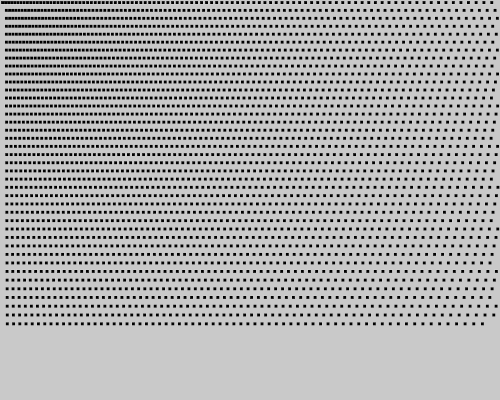
Frame 1 (no input)
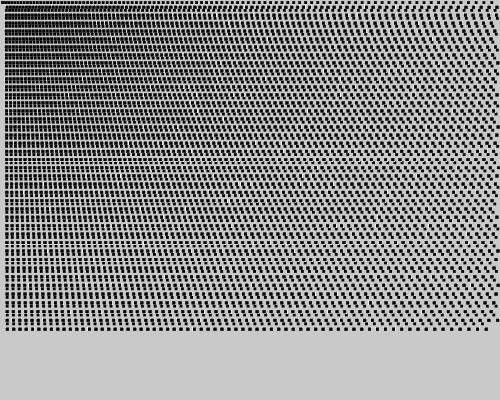
Frame 60 (the mouse pressed at the canvas centre just before this capture)
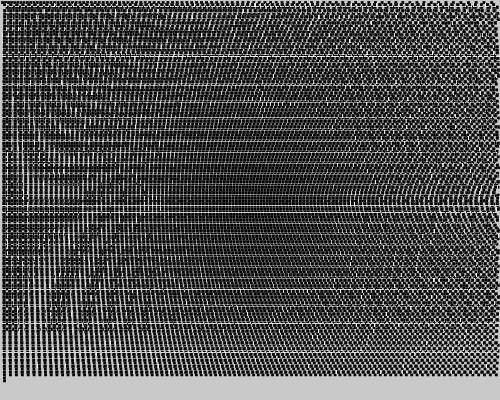
Frame 120 (the mouse held since frame 60 and released just before this capture)

The Processing sketch that drew these frames (run headless with seeded random() and noise(); from frame 60 on, the mouse is pressed at the canvas centre):

// Processing sketch: processing_100721
// ── processing_100721.pde

float squareHeight = 3;
float initSpacing = 1;
float currentX;
float currentY;
float d;
float d2;



void setup() 
{
  size(500, 400);
  strokeWeight(0);
  background(#C9C9C9);

}


void draw() {
currentX = initSpacing;
currentY = initSpacing;
  stroke(#FFFFFF);
  fill(0);
  for (int i = 0; i < ((height/(squareHeight + initSpacing)) * 1.3 *(width/(squareHeight + initSpacing))); i++) 
  { 
    d = dist(currentX, currentY, mouseX, mouseY);
    initSpacing = d/100;
    fill(#000000);    
      rect (currentX, currentY, squareHeight, squareHeight);
    currentX = currentX + initSpacing + squareHeight;
    if (currentX > (width - squareHeight)) 
    {
      currentX = initSpacing;
      currentY = currentY + squareHeight + initSpacing;
    }
    
  }
}
